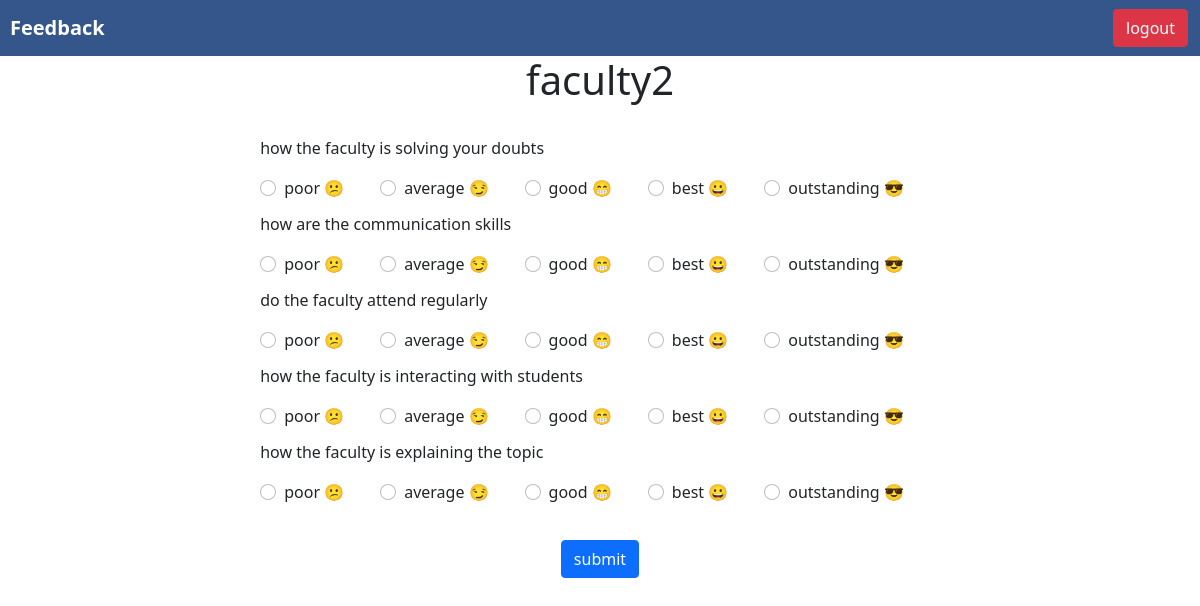
/student/6/givefeedback/ (signed in), run on the app's committed database.
### feedbackapp/models.py (models this page shows)
class FacultyModel(models.Model):
    name = models.TextField()

class QuestionModel(models.Model):
    question = models.TextField()

### feedbackapp/views.py (the view)
# urls.py: path('student/<int:faculty_id>/givefeedback/',givefeedbackview,name = "givefeedbackpage"),
def givefeedbackview(request,faculty_id):
    if request.user.is_authenticated:
        faculty =FacultyModel.objects.filter(id=faculty_id)[0]
        questions = QuestionModel.objects.all()
        context = {'faculty' : faculty,'questions' : questions}
        return render(request,"feedbackapp/givefeedback.html",context)

### templates/feedbackapp/givefeedback.html (shortened to what this page needs)
{% extends "base.html" %}
{% load static %}
{% block content %}
<nav class="navbar justify-content-between" style="background-color: #34568B;">
    <a href="{% url 'homepage' %}" class="navbar-brand" style="margin-left: 10px;font-weight: bold;color: white">Feedback</a>
    <a style="margin-right: 1vw;" href="/student/logout/" class="btn btn-danger">logout</a>
  </nav>
<h1 style="text-align: center;">{{faculty.name}}</h1>
<div style="width: 100vw;" class="d-flex justify-content-center">
    <form method="post" action="{% url 'savefeedback' %}">
        <br>
        {% for question in questions %}
        <p>{{question.question}}</p>
        <div class="d-flex">
            <div class="form-check">
                <input value="1" class="form-check-input" type="radio" name="{{question.id}}flexRadioDefault" id="{{question.id}}flexRadioDefault1">
                <label class="form-check-label" for="{{question.id}}flexRadioDefault1">
                    poor &#128533;
                </label>
              </div>
              <div class="form-check">
                <input value="2" class="form-check-input" type="radio" name="{{question.id}}flexRadioDefault" id="{{question.id}}flexRadioDefault2">
                <label class="form-check-label" for="{{question.id}}flexRadioDefault2">
                    average &#128527;
                </label>
              </div>
              <div class="form-check">
                <input value="3"  class="form-check-input" type="radio" name="{{question.id}}flexRadioDefault" id="{{question.id}}flexRadioDefault3">
                <label class="form-check-label" for="{{question.id}}flexRadioDefault3">
                    good &#128513;
                </label>
              </div>
              <div class="form-check">
                <input value="4"  class="form-check-input" type="radio" name="{{question.id}}flexRadioDefault" id="{{question.id}}flexRadioDefault4">
                <label class="form-check-label" for="{{question.id}}flexRadioDefault4">
                    best &#128512;
                </label>
              </div>
              <div class="form-check">
                <input value="5"  class="form-check-input" type="radio" name="{{question.id}}flexRadioDefault" id="{{question.id}}flexRadioDefault4">
                <label class="form-check-label" for="{{question.id}}flexRadioDefault4">
                    outstanding &#128526;
                </label>
              </div>
        </div>
        {% endfor %}
        <br>
        <div class="d-flex justify-content-center">
            <input type="submit" class="btn btn-primary" value="submit">
        </div>
        </form>
</div>
{% endblock %}

### templates/feedbackapp/givefeedback.html (style rules this page uses)
.form-check { margin-right: 3vw; margin-bottom: 1vw; }

### data on the page
FacultyModel: name "faculty2"
QuestionModel: question "how the faculty is solving your doubts"
QuestionModel: question "how are the communication skills"
QuestionModel: question "do the faculty attend regularly"
QuestionModel: question "how the faculty is interacting with students"
QuestionModel: question "how the faculty is explaining the topic"
